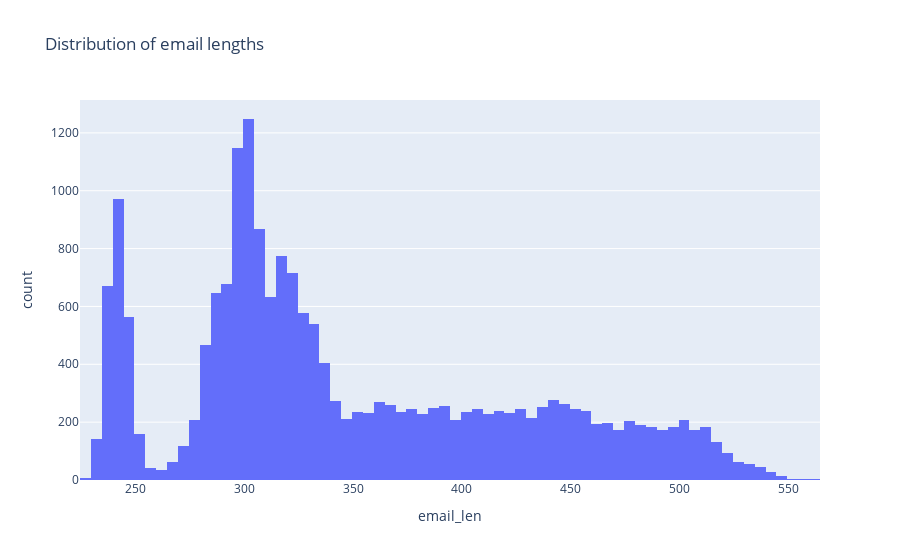

The code cell stored with this chart in its notebook:
### Code cell
email_pii["email_len"] = email_pii["text"].apply(len)

print(email_pii["email_len"].describe())

fig = px.histogram(email_pii, x="email_len", title="Distribution of email lengths")
fig.show()

### Figure 1 — Plotly figure (JSON) as saved in the notebook; plotly's stock layout.template omitted (floating-point values rounded to 4 significant figures; data arrays with more than 128 entries replaced by an {"elided": "..."} marker saying what was removed)
{"data": [{"alignmentgroup": "True", "bingroup": "x", "hovertemplate": "email_len=%{x}<br>count=%{y}<extra></extra>", "legendgroup": "", "marker": {"color": "#636efa", "pattern": {"shape": ""}}, "name": "", "offsetgroup": "", "orientation": "v", "showlegend": false, "type": "histogram", "x": {"elided": "20000 int values"}, "xaxis": "x", "yaxis": "y"}], "layout": {"barmode": "relative", "legend": {"tracegroupgap": 0}, "title": {"text": "Distribution of email lengths"}, "xaxis": {"anchor": "y", "domain": [0, 1], "title": {"text": "email_len"}}, "yaxis": {"anchor": "x", "domain": [0, 1], "title": {"text": "count"}}}}
